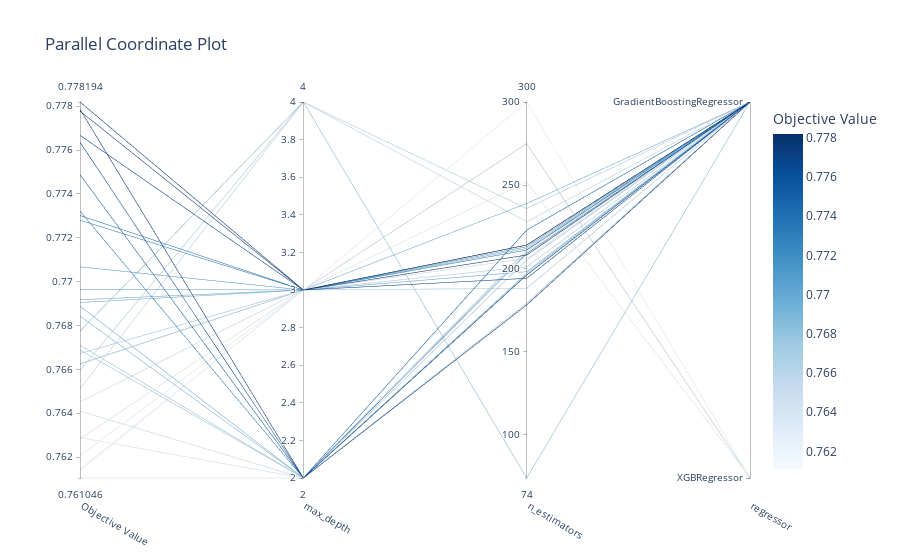

Here is the notebook cell this chart was saved with:
### Code cell
filtered_trials = [t for t in study.trials if t.value is not None and 0.76 <= t.value <= 0.8]
temp_study = optuna.create_study(direction=study.direction)
temp_study.add_trials(filtered_trials)

fig = plot_parallel_coordinate(temp_study, params=["regressor","n_estimators", "max_depth"])
show(fig)

### Figure 1 — Plotly figure (JSON) as saved in the notebook; plotly's stock layout.template omitted (floating-point values rounded to 4 significant figures)
{"data": [{"dimensions": [{"label": "Objective Value", "range": [0.761, 0.7782], "values": [0.7614, 0.7614, 0.7628, 0.7621, 0.7692, 0.7662, 0.7778, 0.7629, 0.7641, 0.761, 0.7732, 0.7669, 0.7764, 0.7671, 0.7689, 0.7779, 0.7749, 0.7684, 0.7697, 0.766, 0.7767, 0.7663, 0.7707, 0.7782, 0.7728, 0.7677, 0.769, 0.7645, 0.773, 0.7667, 0.7651]}, {"label": "max_depth", "range": [2, 4], "values": [3, 3, 3, 3, 3, 3, 3, 2, 2, 2, 2, 2, 2, 2, 2, 2, 2, 2, 3, 4, 3, 3, 3, 3, 3, 4, 3, 3, 3, 3, 4]}, {"label": "n_estimators", "range": [74, 300], "values": [300, 275, 275, 252, 239, 201, 208, 210, 211, 211, 209, 205, 196, 179, 197, 178, 223, 196, 198, 236, 194, 188, 213, 214, 211, 74, 212, 206, 214, 214, 228]}, {"label": "regressor", "range": [0, 1], "ticktext": ["XGBRegressor", "GradientBoostingRegressor"], "tickvals": [0, 1], "values": [0, 0, 0, 0, 1, 1, 1, 1, 1, 1, 1, 1, 1, 1, 1, 1, 1, 1, 1, 1, 1, 1, 1, 1, 1, 1, 1, 1, 1, 1, 1]}], "labelangle": 30, "labelside": "bottom", "line": {"color": [0.7614, 0.7614, 0.7628, 0.7621, 0.7692, 0.7662, 0.7778, 0.7629, 0.7641, 0.761, 0.7732, 0.7669, 0.7764, 0.7671, 0.7689, 0.7779, 0.7749, 0.7684, 0.7697, 0.766, 0.7767, 0.7663, 0.7707, 0.7782, 0.7728, 0.7677, 0.769, 0.7645, 0.773, 0.7667, 0.7651], "colorbar": {"title": {"text": "Objective Value"}}, "colorscale": [[0, "rgb(247,251,255)"], [0.125, "rgb(222,235,247)"], [0.25, "rgb(198,219,239)"], [0.375, "rgb(158,202,225)"], [0.5, "rgb(107,174,214)"], [0.625, "rgb(66,146,198)"], [0.75, "rgb(33,113,181)"], [0.875, "rgb(8,81,156)"], [1, "rgb(8,48,107)"]], "reversescale": false, "showscale": true}, "type": "parcoords"}], "layout": {"autosize": true, "title": {"text": "Parallel Coordinate Plot"}}}
